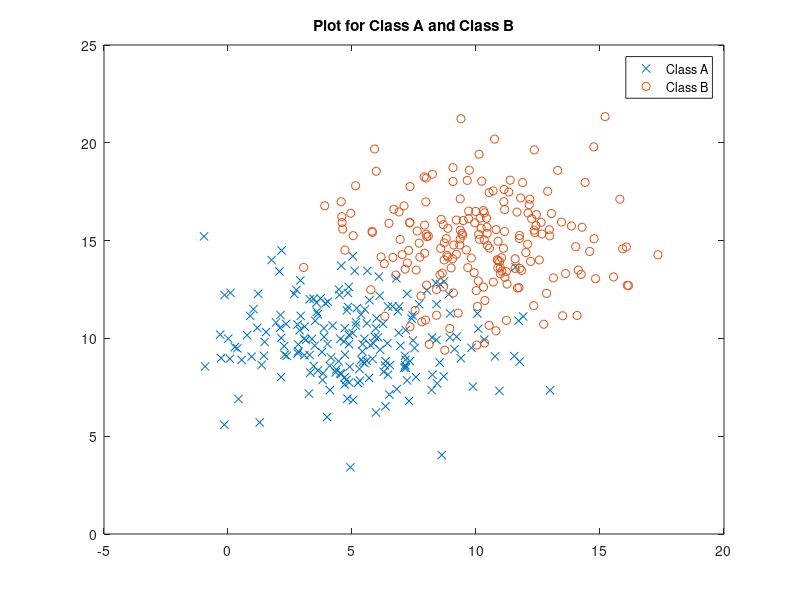
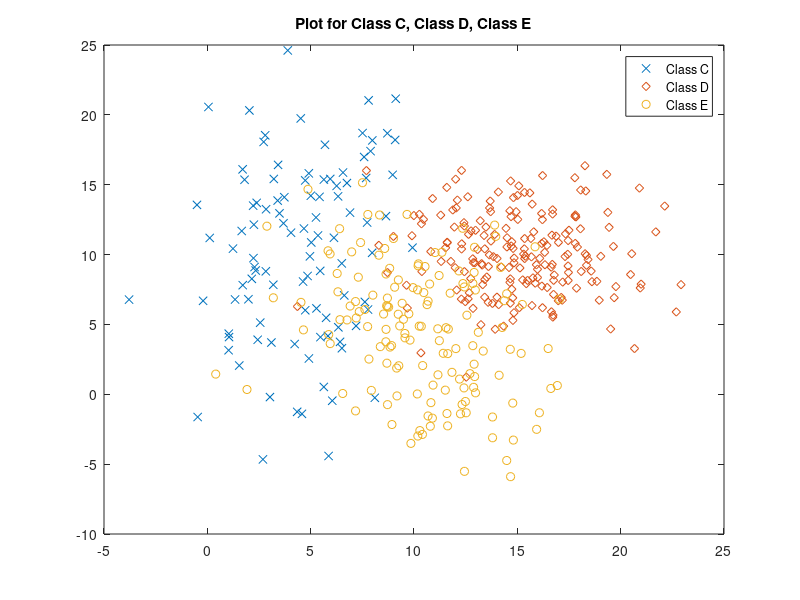

MATLAB code to generate these figures, in order: (Note: this script raises an error after producing the figures.)
clear all;
clc;
rng default;

%% Generating Clusters

% Class A
mu_A = [5 10];
cov_A = [8 0; 0 4];
A = mvnrnd(mu_A, cov_A, 200);

% Class B
mu_B = [10 15];
cov_B = [8 0; 0 4];
B = mvnrnd(mu_B, cov_B, 200);

figure(1)
plot(A(:,1), A(:,2), 'x')
hold on;
plot(B(:,1), B(:,2), 'o')
hold on;
title('Plot for Class A and Class B')
legend('Class A','Class B')

% Class C
mu_C = [5 10];
cov_C = [8 4; 4 40];
C = mvnrnd(mu_C, cov_C, 100);

% Class D
mu_D = [15 10];
cov_D = [8 0; 0 8];
D = mvnrnd(mu_D, cov_D, 200);

% Class E
mu_E = [10 5];
cov_E = [10 -5; -5 20];
E = mvnrnd(mu_E, cov_E, 150);

figure(2)
plot(C(:,1), C(:,2), 'x')
hold on;
plot(D(:,1), D(:,2), 'd')
hold on;
plot(E(:,1), E(:,2), 'o')
hold on;
title('Plot for Class C, Class D, Class E')
legend('Class C','Class D', 'Class E')

%% Nearest Neighbor
N = 20;
M = 20;
featureSpace = zeros(N,M);

for i=1:N
    for j = 1:M
        
        C_NN = NN([i j], C);
        D_NN = NN([i j], D);
        E_NN = NN([i j], E);

        min_d = min([C_NN, D_NN, E_NN]);

        if min_d == C_NN
            featureSpace(i,j) = 1;
        elseif min_d == D_NN 
            featureSpace(i,j) = 2;
        elseif min_d == E_NN
            featureSpace(i,j) = 3;
        end
    end
end

figure(3)
scatter(C(:,1), C(:,2), 'filled')
hold on;
scatter(D(:,1), D(:,2), 'filled')
hold on;
scatter(E(:,1), E(:,2), 'filled')
hold on;
imcontour(featureSpace)
hold on;
title('Plot for Class C, Class D, Class E')
legend('Class C','Class D', 'Class E')
        




